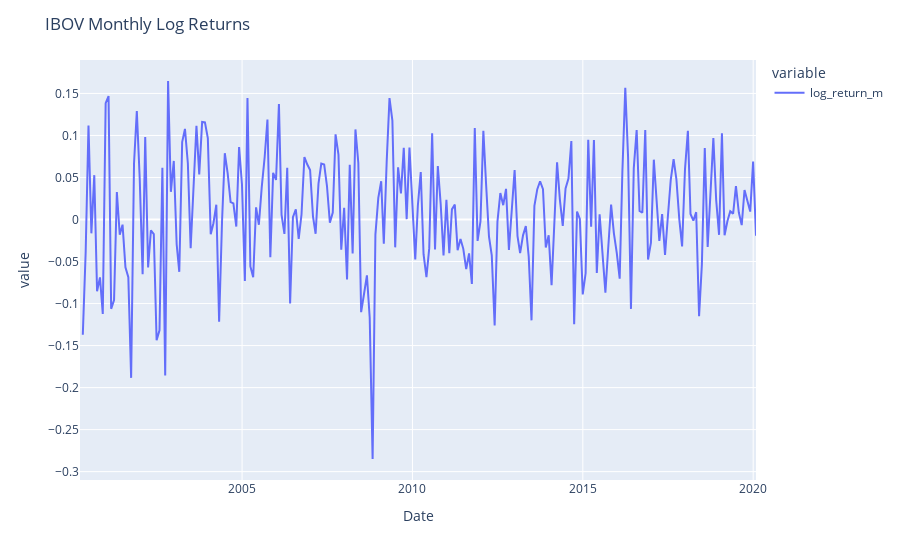

The cell this chart's notebook holds for it:
### Code cell
fig = px.line(ibov_m['log_return_m'], facet_col_wrap=1)
fig.update_yaxes(matches=None)
fig.update_layout(
    title={
        'text': "IBOV Monthly Log Returns"})
fig.show()

### Figure 1 — Plotly figure (JSON) as saved in the notebook; plotly's stock layout.template omitted (floating-point values rounded to 4 significant figures; data arrays with more than 128 entries replaced by an {"elided": "..."} marker saying what was removed)
{"data": [{"hovertemplate": "variable=log_return_m<br>Date=%{x}<br>value=%{y}<extra></extra>", "legendgroup": "log_return_m", "line": {"color": "#636efa", "dash": "solid"}, "marker": {"symbol": "circle"}, "mode": "lines", "name": "log_return_m", "orientation": "v", "showlegend": true, "type": "scatter", "x": {"elided": "239 str values"}, "xaxis": "x", "y": {"elided": "239 float values"}, "yaxis": "y"}], "layout": {"legend": {"title": {"text": "variable"}, "tracegroupgap": 0}, "margin": {"t": 60}, "title": {"text": "IBOV Monthly Log Returns"}, "xaxis": {"anchor": "y", "domain": [0, 1], "title": {"text": "Date"}}, "yaxis": {"anchor": "x", "domain": [0, 1], "title": {"text": "value"}}}}
